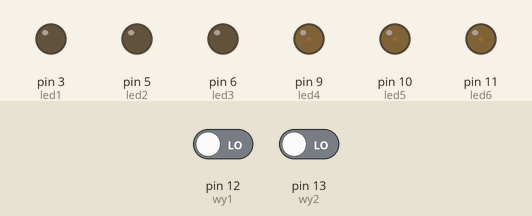
The sketch below on a simulated Arduino Uno, built with avr-gcc and run on an emulated ATmega328P. On the bench: output pins drawn as LEDs (lit = HIGH). The test bench sets the inputs (shaded band); at power-on: pin 12 (wy1) LOW, pin 13 (wy2) LOW.

Above: at 6.6 s.
6.7 s: pin 12 (wy1) driven HIGH
At 9.1 s:
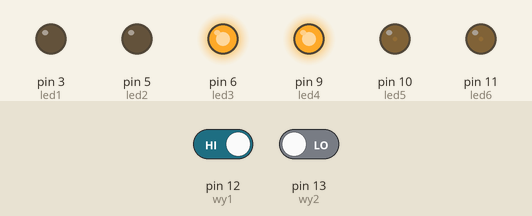
At 9.7 s:
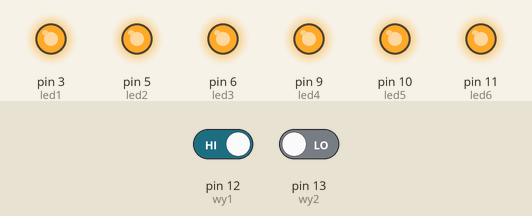
Timing chart, 0 to 10.4 s (numbered marks = the images above; inputs shaded):
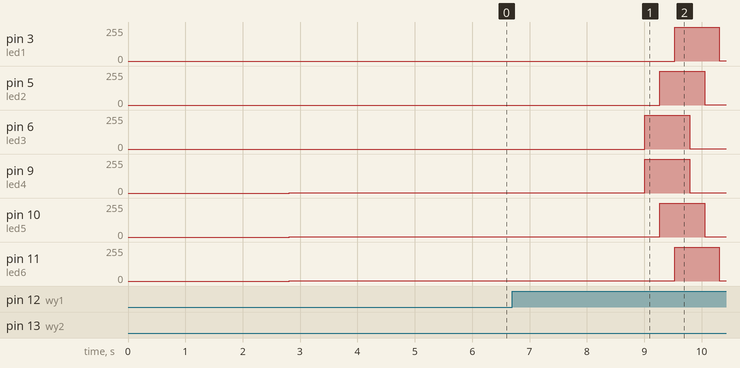

Measured:
- after the input at 6.7 s, pin 9 (led4), pin 10 (led5), pin 11 (led6): stays 1/255 (without the input it goes to 31/255 after 2.2 s)

The sketch:

Car_LED_lights_visualisation_v2.ino
```cpp
const int buttonPin1 = 2;
const int buttonPin2 = 3;
//LED1

const int led1 = 3;  //
const int led2 = 5;  //
//LED2
const int led3 = 6;  //
const int led4 = 9;  //
//LED3
const int led5 = 10;  //
const int led6 = 11;  //

const int wy1 = 12;
const int wy2 = 13;
int buttonState1 = 0;
int buttonState2 = 0;

void setup() {
  // put your setup code here, to run once:
pinMode(3, OUTPUT);
pinMode(5, OUTPUT);
pinMode(6, OUTPUT);
pinMode(9, OUTPUT);
pinMode(10, OUTPUT);
pinMode(11, OUTPUT);
pinMode(12, INPUT);
pinMode(13, INPUT);
}

void loop() {
  //Fading the LED

buttonState1 = digitalRead(wy1);
buttonState2 = digitalRead(wy2);

if (buttonState1 == HIGH && buttonState2 == LOW){
  for(int i=0; i<255; i++){
    analogWrite(led4, i);
    analogWrite(led3, i);
    delay(1);
  }
  for(int i=0; i<255; i++){
    analogWrite(led5, i);
    analogWrite(led2, i);
    delay(1);
  }
  for(int i=0; i<255; i++){
    analogWrite(led6, i);
    analogWrite(led1, i);
    delay(1);
  }

  //delay(300);

  for(int i=255; i>0; i--){
    analogWrite(led4, i);
    analogWrite(led3, i);
    delay(1);
  }

  for(int i=255; i>0; i--){
    analogWrite(led5, i);
    analogWrite(led2, i);
    delay(1);
  }

  for(int i=255; i>0; i--){
    analogWrite(led6, i);
    analogWrite(led1, i);
    delay(1);
  }
}

else if (buttonState1 == LOW && buttonState2 == HIGH){
  for(int i=0; i<255; i++){
    analogWrite(led6, i);
    analogWrite(led1, i);
    delay(1);
  }
  for(int i=0; i<255; i++){
    analogWrite(led5, i);
    analogWrite(led2, i);
    delay(1);
  }
  for(int i=0; i<255; i++){
    analogWrite(led4, i);
    analogWrite(led3, i);
    delay(1);
  }

  //delay(300);

  for(int i=255; i>0; i--){
    analogWrite(led6, i);
    analogWrite(led1, i);
    delay(1);
  }

  for(int i=255; i>0; i--){
    analogWrite(led5, i);
    analogWrite(led2, i);
    delay(1);
  }

  for(int i=255; i>0; i--){
    analogWrite(led4, i);
    analogWrite(led3, i);
    delay(1);
  }
}

else {
    analogWrite(led1, LOW);
    analogWrite(led2, LOW);
    analogWrite(led3, LOW);
    analogWrite(led4, LOW);
    analogWrite(led5, LOW);
    analogWrite(led6, LOW);


  for(int i=0; i<255; i++){
    analogWrite(led4, i);
    analogWrite(led5, i);
    analogWrite(led6, i);
    delay(6);
  }

  for(int i=255; i>0; i--){
    analogWrite(led4, i);
    analogWrite(led5, i);
    analogWrite(led6, i);
    delay(5);
  }
  delay(100);
 /*
  digitalWrite(led1, LOW);
  digitalWrite(led2, LOW);
  digitalWrite(led3, LOW);
  digitalWrite(led4, LOW);
  digitalWrite(led5, LOW);
  digitalWrite(led6, LOW);
  delay(200);
 */
}
}
```
